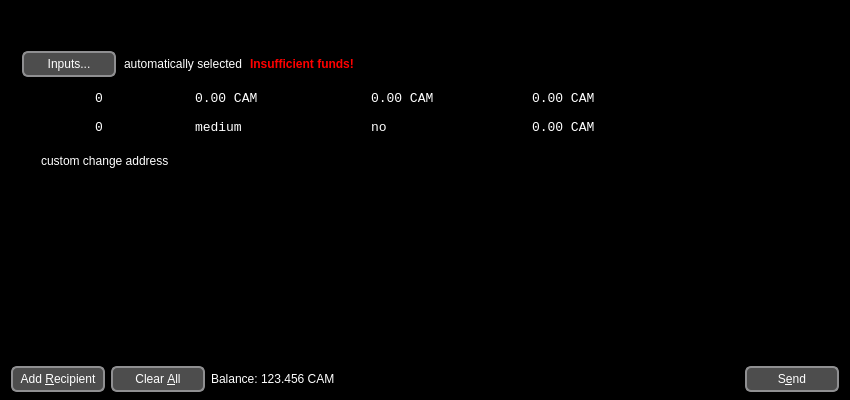
<?xml version="1.0" encoding="UTF-8"?>
<ui version="4.0">
 <class>SendCoinsDialog</class>
 <widget class="QDialog" name="SendCoinsDialog">
  <property name="geometry">
   <rect>
    <x>0</x>
    <y>0</y>
    <width>850</width>
    <height>400</height>
   </rect>
  </property>
  <property name="palette">
   <palette>
    <active>
     <colorrole role="WindowText">
      <brush brushstyle="SolidPattern">
       <color alpha="255">
        <red>255</red>
        <green>255</green>
        <blue>255</blue>
       </color>
      </brush>
     </colorrole>
     <colorrole role="Base">
      <brush brushstyle="SolidPattern">
       <color alpha="255">
        <red>0</red>
        <green>0</green>
        <blue>0</blue>
       </color>
      </brush>
     </colorrole>
     <colorrole role="Window">
      <brush brushstyle="SolidPattern">
       <color alpha="255">
        <red>0</red>
        <green>0</green>
        <blue>0</blue>
       </color>
      </brush>
     </colorrole>
    </active>
    <inactive>
     <colorrole role="WindowText">
      <brush brushstyle="SolidPattern">
       <color alpha="255">
        <red>255</red>
        <green>255</green>
        <blue>255</blue>
       </color>
      </brush>
     </colorrole>
     <colorrole role="Base">
      <brush brushstyle="SolidPattern">
       <color alpha="255">
        <red>0</red>
        <green>0</green>
        <blue>0</blue>
       </color>
      </brush>
     </colorrole>
     <colorrole role="Window">
      <brush brushstyle="SolidPattern">
       <color alpha="255">
        <red>0</red>
        <green>0</green>
        <blue>0</blue>
       </color>
      </brush>
     </colorrole>
    </inactive>
    <disabled>
     <colorrole role="WindowText">
      <brush brushstyle="SolidPattern">
       <color alpha="255">
        <red>159</red>
        <green>158</green>
        <blue>158</blue>
       </color>
      </brush>
     </colorrole>
     <colorrole role="Base">
      <brush brushstyle="SolidPattern">
       <color alpha="255">
        <red>0</red>
        <green>0</green>
        <blue>0</blue>
       </color>
      </brush>
     </colorrole>
     <colorrole role="Window">
      <brush brushstyle="SolidPattern">
       <color alpha="255">
        <red>0</red>
        <green>0</green>
        <blue>0</blue>
       </color>
      </brush>
     </colorrole>
    </disabled>
   </palette>
  </property>
  <property name="windowTitle">
   <string>Send Coins</string>
  </property>
  <layout class="QVBoxLayout" name="verticalLayout" stretch="0,1,0">
   <property name="bottomMargin">
    <number>8</number>
   </property>
   <item>
    <widget class="QFrame" name="frameCoinControl">
     <property name="sizePolicy">
      <sizepolicy hsizetype="Expanding" vsizetype="Expanding">
       <horstretch>0</horstretch>
       <verstretch>0</verstretch>
      </sizepolicy>
     </property>
     <property name="maximumSize">
      <size>
       <width>16777215</width>
       <height>16777215</height>
      </size>
     </property>
     <property name="frameShape">
      <enum>QFrame::StyledPanel</enum>
     </property>
     <property name="frameShadow">
      <enum>QFrame::Sunken</enum>
     </property>
     <layout class="QVBoxLayout" name="verticalLayoutCoinControl2">
      <property name="spacing">
       <number>6</number>
      </property>
      <property name="leftMargin">
       <number>0</number>
      </property>
      <property name="topMargin">
       <number>0</number>
      </property>
      <property name="rightMargin">
       <number>0</number>
      </property>
      <property name="bottomMargin">
       <number>6</number>
      </property>
      <item>
       <layout class="QVBoxLayout" name="verticalLayoutCoinControl" stretch="0,0,0,0,1">
        <property name="spacing">
         <number>0</number>
        </property>
        <property name="leftMargin">
         <number>10</number>
        </property>
        <property name="topMargin">
         <number>10</number>
        </property>
        <item>
         <layout class="QHBoxLayout" name="horizontalLayoutCoinControl1">
          <property name="bottomMargin">
           <number>15</number>
          </property>
          <item>
           <widget class="QLabel" name="labelCoinControlFeatures">
            <property name="sizePolicy">
             <sizepolicy hsizetype="Preferred" vsizetype="Maximum">
              <horstretch>0</horstretch>
              <verstretch>0</verstretch>
             </sizepolicy>
            </property>
            <property name="font">
             <font>
              <weight>75</weight>
              <bold>true</bold>
             </font>
            </property>
            <property name="styleSheet">
             <string notr="true">font-weight:bold;</string>
            </property>
            <property name="text">
             <string>Coin Control Features</string>
            </property>
           </widget>
          </item>
         </layout>
        </item>
        <item>
         <layout class="QHBoxLayout" name="horizontalLayoutCoinControl2" stretch="0,0,0,0">
          <property name="spacing">
           <number>8</number>
          </property>
          <property name="bottomMargin">
           <number>10</number>
          </property>
          <item>
           <widget class="QPushButton" name="pushButtonCoinControl">
            <property name="styleSheet">
             <string notr="true">QPushButton {
     border: 2px solid #8f8f91;
     border-radius: 6px;
     background-color: qlineargradient(spread:pad, x1:0, y1:0, x2:1, y2:0, stop:0.0511364 rgba(77, 77, 77, 255));
     min-width:90px;
     min-height: 22px;
     color: #fff;
 }

 QPushButton:pressed {
     background-color: qlineargradient(x1: 0, y1: 0, x2: 0, y2: 1,
                                       stop: 0 #dadbde, stop: 1 #f6f7fa);
 }

 QPushButton:flat {
     border: none; /* no border for a flat push button */
 }
QDialogButtonBox {
	background-color: #000;
}</string>
            </property>
            <property name="text">
             <string>Inputs...</string>
            </property>
           </widget>
          </item>
          <item>
           <widget class="QLabel" name="labelCoinControlAutomaticallySelected">
            <property name="text">
             <string>automatically selected</string>
            </property>
            <property name="margin">
             <number>5</number>
            </property>
           </widget>
          </item>
          <item>
           <widget class="QLabel" name="labelCoinControlInsuffFunds">
            <property name="font">
             <font>
              <weight>75</weight>
              <bold>true</bold>
             </font>
            </property>
            <property name="styleSheet">
             <string notr="true">color:red;font-weight:bold;</string>
            </property>
            <property name="text">
             <string>Insufficient funds!</string>
            </property>
            <property name="margin">
             <number>5</number>
            </property>
           </widget>
          </item>
          <item>
           <spacer name="horizontalSpacerCoinControl">
            <property name="orientation">
             <enum>Qt::Horizontal</enum>
            </property>
            <property name="sizeHint" stdset="0">
             <size>
              <width>40</width>
              <height>1</height>
             </size>
            </property>
           </spacer>
          </item>
         </layout>
        </item>
        <item>
         <widget class="QWidget" name="widgetCoinControl" native="true">
          <property name="sizePolicy">
           <sizepolicy hsizetype="Preferred" vsizetype="Preferred">
            <horstretch>0</horstretch>
            <verstretch>0</verstretch>
           </sizepolicy>
          </property>
          <property name="minimumSize">
           <size>
            <width>0</width>
            <height>0</height>
           </size>
          </property>
          <property name="styleSheet">
           <string notr="true"/>
          </property>
          <layout class="QHBoxLayout" name="horizontalLayoutCoinControl5">
           <property name="leftMargin">
            <number>0</number>
           </property>
           <property name="topMargin">
            <number>0</number>
           </property>
           <property name="rightMargin">
            <number>0</number>
           </property>
           <property name="bottomMargin">
            <number>0</number>
           </property>
           <item>
            <layout class="QHBoxLayout" name="horizontalLayoutCoinControl3" stretch="0,0,0,1">
             <property name="spacing">
              <number>20</number>
             </property>
             <property name="topMargin">
              <number>0</number>
             </property>
             <property name="bottomMargin">
              <number>10</number>
             </property>
             <item>
              <layout class="QFormLayout" name="formLayoutCoinControl1">
               <property name="horizontalSpacing">
                <number>10</number>
               </property>
               <property name="verticalSpacing">
                <number>14</number>
               </property>
               <property name="leftMargin">
                <number>10</number>
               </property>
               <property name="topMargin">
                <number>4</number>
               </property>
               <property name="rightMargin">
                <number>6</number>
               </property>
               <item row="0" column="0">
                <widget class="QLabel" name="labelCoinControlQuantityText">
                 <property name="styleSheet">
                  <string notr="true">font-weight:bold;</string>
                 </property>
                 <property name="text">
                  <string>Quantity:</string>
                 </property>
                 <property name="margin">
                  <number>0</number>
                 </property>
                </widget>
               </item>
               <item row="0" column="1">
                <widget class="QLabel" name="labelCoinControlQuantity">
                 <property name="font">
                  <font>
                   <family>Monospace</family>
                   <pointsize>10</pointsize>
                  </font>
                 </property>
                 <property name="cursor">
                  <cursorShape>IBeamCursor</cursorShape>
                 </property>
                 <property name="contextMenuPolicy">
                  <enum>Qt::ActionsContextMenu</enum>
                 </property>
                 <property name="text">
                  <string>0</string>
                 </property>
                 <property name="margin">
                  <number>0</number>
                 </property>
                 <property name="textInteractionFlags">
                  <set>Qt::LinksAccessibleByMouse|Qt::TextSelectableByKeyboard|Qt::TextSelectableByMouse</set>
                 </property>
                </widget>
               </item>
               <item row="1" column="0">
                <widget class="QLabel" name="labelCoinControlBytesText">
                 <property name="styleSheet">
                  <string notr="true">font-weight:bold;</string>
                 </property>
                 <property name="text">
                  <string>Bytes:</string>
                 </property>
                </widget>
               </item>
               <item row="1" column="1">
                <widget class="QLabel" name="labelCoinControlBytes">
                 <property name="font">
                  <font>
                   <family>Monospace</family>
                   <pointsize>10</pointsize>
                  </font>
                 </property>
                 <property name="cursor">
                  <cursorShape>IBeamCursor</cursorShape>
                 </property>
                 <property name="contextMenuPolicy">
                  <enum>Qt::ActionsContextMenu</enum>
                 </property>
                 <property name="text">
                  <string>0</string>
                 </property>
                 <property name="textInteractionFlags">
                  <set>Qt::LinksAccessibleByMouse|Qt::TextSelectableByKeyboard|Qt::TextSelectableByMouse</set>
                 </property>
                </widget>
               </item>
              </layout>
             </item>
             <item>
              <layout class="QFormLayout" name="formLayoutCoinControl2">
               <property name="horizontalSpacing">
                <number>10</number>
               </property>
               <property name="verticalSpacing">
                <number>14</number>
               </property>
               <property name="leftMargin">
                <number>6</number>
               </property>
               <property name="topMargin">
                <number>4</number>
               </property>
               <property name="rightMargin">
                <number>6</number>
               </property>
               <item row="0" column="0">
                <widget class="QLabel" name="labelCoinControlAmountText">
                 <property name="styleSheet">
                  <string notr="true">font-weight:bold;</string>
                 </property>
                 <property name="text">
                  <string>Amount:</string>
                 </property>
                 <property name="margin">
                  <number>0</number>
                 </property>
                </widget>
               </item>
               <item row="0" column="1">
                <widget class="QLabel" name="labelCoinControlAmount">
                 <property name="font">
                  <font>
                   <family>Monospace</family>
                   <pointsize>10</pointsize>
                  </font>
                 </property>
                 <property name="cursor">
                  <cursorShape>IBeamCursor</cursorShape>
                 </property>
                 <property name="contextMenuPolicy">
                  <enum>Qt::ActionsContextMenu</enum>
                 </property>
                 <property name="text">
                  <string>0.00 CAM</string>
                 </property>
                 <property name="textInteractionFlags">
                  <set>Qt::LinksAccessibleByMouse|Qt::TextSelectableByKeyboard|Qt::TextSelectableByMouse</set>
                 </property>
                </widget>
               </item>
               <item row="1" column="0">
                <widget class="QLabel" name="labelCoinControlPriorityText">
                 <property name="styleSheet">
                  <string notr="true">font-weight:bold;</string>
                 </property>
                 <property name="text">
                  <string>Priority:</string>
                 </property>
                </widget>
               </item>
               <item row="1" column="1">
                <widget class="QLabel" name="labelCoinControlPriority">
                 <property name="font">
                  <font>
                   <family>Monospace</family>
                   <pointsize>10</pointsize>
                  </font>
                 </property>
                 <property name="cursor">
                  <cursorShape>IBeamCursor</cursorShape>
                 </property>
                 <property name="contextMenuPolicy">
                  <enum>Qt::ActionsContextMenu</enum>
                 </property>
                 <property name="text">
                  <string>medium</string>
                 </property>
                 <property name="textInteractionFlags">
                  <set>Qt::LinksAccessibleByMouse|Qt::TextSelectableByKeyboard|Qt::TextSelectableByMouse</set>
                 </property>
                </widget>
               </item>
              </layout>
             </item>
             <item>
              <layout class="QFormLayout" name="formLayoutCoinControl3">
               <property name="horizontalSpacing">
                <number>10</number>
               </property>
               <property name="verticalSpacing">
                <number>14</number>
               </property>
               <property name="leftMargin">
                <number>6</number>
               </property>
               <property name="topMargin">
                <number>4</number>
               </property>
               <property name="rightMargin">
                <number>6</number>
               </property>
               <item row="0" column="0">
                <widget class="QLabel" name="labelCoinControlFeeText">
                 <property name="styleSheet">
                  <string notr="true">font-weight:bold;</string>
                 </property>
                 <property name="text">
                  <string>Fee:</string>
                 </property>
                 <property name="margin">
                  <number>0</number>
                 </property>
                </widget>
               </item>
               <item row="0" column="1">
                <widget class="QLabel" name="labelCoinControlFee">
                 <property name="font">
                  <font>
                   <family>Monospace</family>
                   <pointsize>10</pointsize>
                  </font>
                 </property>
                 <property name="cursor">
                  <cursorShape>IBeamCursor</cursorShape>
                 </property>
                 <property name="contextMenuPolicy">
                  <enum>Qt::ActionsContextMenu</enum>
                 </property>
                 <property name="text">
                  <string>0.00 CAM</string>
                 </property>
                 <property name="textInteractionFlags">
                  <set>Qt::LinksAccessibleByMouse|Qt::TextSelectableByKeyboard|Qt::TextSelectableByMouse</set>
                 </property>
                </widget>
               </item>
               <item row="1" column="0">
                <widget class="QLabel" name="labelCoinControlLowOutputText">
                 <property name="styleSheet">
                  <string notr="true">font-weight:bold;</string>
                 </property>
                 <property name="text">
                  <string>Low Output:</string>
                 </property>
                </widget>
               </item>
               <item row="1" column="1">
                <widget class="QLabel" name="labelCoinControlLowOutput">
                 <property name="font">
                  <font>
                   <family>Monospace</family>
                   <pointsize>10</pointsize>
                  </font>
                 </property>
                 <property name="cursor">
                  <cursorShape>IBeamCursor</cursorShape>
                 </property>
                 <property name="contextMenuPolicy">
                  <enum>Qt::ActionsContextMenu</enum>
                 </property>
                 <property name="text">
                  <string>no</string>
                 </property>
                 <property name="textInteractionFlags">
                  <set>Qt::LinksAccessibleByMouse|Qt::TextSelectableByKeyboard|Qt::TextSelectableByMouse</set>
                 </property>
                </widget>
               </item>
              </layout>
             </item>
             <item>
              <layout class="QFormLayout" name="formLayoutCoinControl4">
               <property name="horizontalSpacing">
                <number>10</number>
               </property>
               <property name="verticalSpacing">
                <number>14</number>
               </property>
               <property name="leftMargin">
                <number>6</number>
               </property>
               <property name="topMargin">
                <number>4</number>
               </property>
               <property name="rightMargin">
                <number>6</number>
               </property>
               <item row="0" column="0">
                <widget class="QLabel" name="labelCoinControlAfterFeeText">
                 <property name="styleSheet">
                  <string notr="true">font-weight:bold;</string>
                 </property>
                 <property name="text">
                  <string>After Fee:</string>
                 </property>
                 <property name="margin">
                  <number>0</number>
                 </property>
                </widget>
               </item>
               <item row="0" column="1">
                <widget class="QLabel" name="labelCoinControlAfterFee">
                 <property name="font">
                  <font>
                   <family>Monospace</family>
                   <pointsize>10</pointsize>
                  </font>
                 </property>
                 <property name="cursor">
                  <cursorShape>IBeamCursor</cursorShape>
                 </property>
                 <property name="contextMenuPolicy">
                  <enum>Qt::ActionsContextMenu</enum>
                 </property>
                 <property name="text">
                  <string>0.00 CAM</string>
                 </property>
                 <property name="textInteractionFlags">
                  <set>Qt::LinksAccessibleByMouse|Qt::TextSelectableByKeyboard|Qt::TextSelectableByMouse</set>
                 </property>
                </widget>
               </item>
               <item row="1" column="0">
                <widget class="QLabel" name="labelCoinControlChangeText">
                 <property name="styleSheet">
                  <string notr="true">font-weight:bold;</string>
                 </property>
                 <property name="text">
                  <string>Change</string>
                 </property>
                </widget>
               </item>
               <item row="1" column="1">
                <widget class="QLabel" name="labelCoinControlChange">
                 <property name="font">
                  <font>
                   <family>Monospace</family>
                   <pointsize>10</pointsize>
                  </font>
                 </property>
                 <property name="cursor">
                  <cursorShape>IBeamCursor</cursorShape>
                 </property>
                 <property name="contextMenuPolicy">
                  <enum>Qt::ActionsContextMenu</enum>
                 </property>
                 <property name="text">
                  <string>0.00 CAM</string>
                 </property>
                 <property name="textInteractionFlags">
                  <set>Qt::LinksAccessibleByMouse|Qt::TextSelectableByKeyboard|Qt::TextSelectableByMouse</set>
                 </property>
                </widget>
               </item>
              </layout>
             </item>
            </layout>
           </item>
          </layout>
         </widget>
        </item>
        <item>
         <layout class="QHBoxLayout" name="horizontalLayoutCoinControl4" stretch="0,0,0">
          <property name="spacing">
           <number>12</number>
          </property>
          <property name="sizeConstraint">
           <enum>QLayout::SetDefaultConstraint</enum>
          </property>
          <property name="topMargin">
           <number>5</number>
          </property>
          <property name="rightMargin">
           <number>5</number>
          </property>
          <item>
           <widget class="QCheckBox" name="checkBoxCoinControlChange">
            <property name="text">
             <string>custom change address</string>
            </property>
           </widget>
          </item>
          <item>
           <widget class="QLineEdit" name="lineEditCoinControlChange">
            <property name="enabled">
             <bool>false</bool>
            </property>
            <property name="sizePolicy">
             <sizepolicy hsizetype="Expanding" vsizetype="Fixed">
              <horstretch>0</horstretch>
              <verstretch>0</verstretch>
             </sizepolicy>
            </property>
           </widget>
          </item>
          <item>
           <widget class="QLabel" name="labelCoinControlChangeLabel">
            <property name="sizePolicy">
             <sizepolicy hsizetype="Preferred" vsizetype="Expanding">
              <horstretch>0</horstretch>
              <verstretch>0</verstretch>
             </sizepolicy>
            </property>
            <property name="minimumSize">
             <size>
              <width>0</width>
              <height>0</height>
             </size>
            </property>
            <property name="text">
             <string/>
            </property>
            <property name="margin">
             <number>3</number>
            </property>
           </widget>
          </item>
         </layout>
        </item>
        <item>
         <spacer name="verticalSpacerCoinControl">
          <property name="orientation">
           <enum>Qt::Vertical</enum>
          </property>
          <property name="sizeHint" stdset="0">
           <size>
            <width>800</width>
            <height>1</height>
           </size>
          </property>
         </spacer>
        </item>
       </layout>
      </item>
     </layout>
    </widget>
   </item>
   <item>
    <widget class="QScrollArea" name="scrollArea">
     <property name="widgetResizable">
      <bool>true</bool>
     </property>
     <widget class="QWidget" name="scrollAreaWidgetContents">
      <property name="geometry">
       <rect>
        <x>0</x>
        <y>0</y>
        <width>830</width>
        <height>153</height>
       </rect>
      </property>
      <layout class="QVBoxLayout" name="verticalLayout_2">
       <property name="leftMargin">
        <number>0</number>
       </property>
       <property name="topMargin">
        <number>0</number>
       </property>
       <property name="rightMargin">
        <number>0</number>
       </property>
       <property name="bottomMargin">
        <number>0</number>
       </property>
       <item>
        <layout class="QVBoxLayout" name="entries">
         <property name="spacing">
          <number>6</number>
         </property>
        </layout>
       </item>
       <item>
        <spacer name="verticalSpacer">
         <property name="orientation">
          <enum>Qt::Vertical</enum>
         </property>
         <property name="sizeHint" stdset="0">
          <size>
           <width>20</width>
           <height>40</height>
          </size>
         </property>
        </spacer>
       </item>
      </layout>
     </widget>
    </widget>
   </item>
   <item>
    <layout class="QHBoxLayout" name="horizontalLayout">
     <item>
      <widget class="QPushButton" name="addButton">
       <property name="toolTip">
        <string>Send to multiple recipients at once</string>
       </property>
       <property name="styleSheet">
        <string notr="true">QPushButton {
     border: 2px solid #8f8f91;
     border-radius: 6px;
     background-color: qlineargradient(spread:pad, x1:0, y1:0, x2:1, y2:0, stop:0.0511364 rgba(77, 77, 77, 255));
     min-width:90px;
     min-height: 22px;
     color: #fff;
 }

 QPushButton:pressed {
     background-color: qlineargradient(x1: 0, y1: 0, x2: 0, y2: 1,
                                       stop: 0 #dadbde, stop: 1 #f6f7fa);
 }

 QPushButton:flat {
     border: none; /* no border for a flat push button */
 }
QDialogButtonBox {
	background-color: #000;
}</string>
       </property>
       <property name="text">
        <string>Add &amp;Recipient</string>
       </property>
       <property name="icon">
        <iconset resource="../bitcoin.qrc">
         <normaloff>:/icons/add</normaloff>:/icons/add</iconset>
       </property>
       <property name="autoDefault">
        <bool>false</bool>
       </property>
      </widget>
     </item>
     <item>
      <widget class="QPushButton" name="clearButton">
       <property name="sizePolicy">
        <sizepolicy hsizetype="Minimum" vsizetype="Fixed">
         <horstretch>0</horstretch>
         <verstretch>0</verstretch>
        </sizepolicy>
       </property>
       <property name="toolTip">
        <string>Remove all transaction fields</string>
       </property>
       <property name="styleSheet">
        <string notr="true">QPushButton {
     border: 2px solid #8f8f91;
     border-radius: 6px;
     background-color: qlineargradient(spread:pad, x1:0, y1:0, x2:1, y2:0, stop:0.0511364 rgba(77, 77, 77, 255));
     min-width:90px;
     min-height: 22px;
     color: #fff;
 }

 QPushButton:pressed {
     background-color: qlineargradient(x1: 0, y1: 0, x2: 0, y2: 1,
                                       stop: 0 #dadbde, stop: 1 #f6f7fa);
 }

 QPushButton:flat {
     border: none; /* no border for a flat push button */
 }
QDialogButtonBox {
	background-color: #000;
}</string>
       </property>
       <property name="text">
        <string>Clear &amp;All</string>
       </property>
       <property name="icon">
        <iconset resource="../bitcoin.qrc">
         <normaloff>:/icons/remove</normaloff>:/icons/remove</iconset>
       </property>
       <property name="autoRepeatDelay">
        <number>300</number>
       </property>
       <property name="autoDefault">
        <bool>false</bool>
       </property>
      </widget>
     </item>
     <item>
      <layout class="QHBoxLayout" name="horizontalLayout_2">
       <property name="spacing">
        <number>3</number>
       </property>
       <item>
        <widget class="QLabel" name="label">
         <property name="sizePolicy">
          <sizepolicy hsizetype="Preferred" vsizetype="Fixed">
           <horstretch>0</horstretch>
           <verstretch>0</verstretch>
          </sizepolicy>
         </property>
         <property name="text">
          <string>Balance:</string>
         </property>
        </widget>
       </item>
       <item>
        <widget class="QLabel" name="labelBalance">
         <property name="sizePolicy">
          <sizepolicy hsizetype="Preferred" vsizetype="Fixed">
           <horstretch>0</horstretch>
           <verstretch>0</verstretch>
          </sizepolicy>
         </property>
         <property name="cursor">
          <cursorShape>IBeamCursor</cursorShape>
         </property>
         <property name="text">
          <string>123.456 CAM</string>
         </property>
         <property name="textInteractionFlags">
          <set>Qt::LinksAccessibleByMouse|Qt::TextSelectableByKeyboard|Qt::TextSelectableByMouse</set>
         </property>
        </widget>
       </item>
      </layout>
     </item>
     <item>
      <spacer name="horizontalSpacer">
       <property name="orientation">
        <enum>Qt::Horizontal</enum>
       </property>
       <property name="sizeHint" stdset="0">
        <size>
         <width>40</width>
         <height>20</height>
        </size>
       </property>
      </spacer>
     </item>
     <item>
      <widget class="QPushButton" name="sendButton">
       <property name="minimumSize">
        <size>
         <width>94</width>
         <height>26</height>
        </size>
       </property>
       <property name="toolTip">
        <string>Confirm the send action</string>
       </property>
       <property name="styleSheet">
        <string notr="true">QPushButton {
     border: 2px solid #8f8f91;
     border-radius: 6px;
     background-color: qlineargradient(spread:pad, x1:0, y1:0, x2:1, y2:0, stop:0.0511364 rgba(77, 77, 77, 255));
     min-width:90px;
     min-height: 22px;
     color: #fff;
 }

 QPushButton:pressed {
     background-color: qlineargradient(x1: 0, y1: 0, x2: 0, y2: 1,
                                       stop: 0 #dadbde, stop: 1 #f6f7fa);
 }

 QPushButton:flat {
     border: none; /* no border for a flat push button */
 }
QDialogButtonBox {
	background-color: #000;
}</string>
       </property>
       <property name="text">
        <string>S&amp;end</string>
       </property>
       <property name="icon">
        <iconset resource="../bitcoin.qrc">
         <normaloff>:/icons/send</normaloff>:/icons/send</iconset>
       </property>
       <property name="default">
        <bool>true</bool>
       </property>
      </widget>
     </item>
    </layout>
   </item>
  </layout>
 </widget>
 <resources>
  <include location="../bitcoin.qrc"/>
 </resources>
 <connections/>
</ui>
